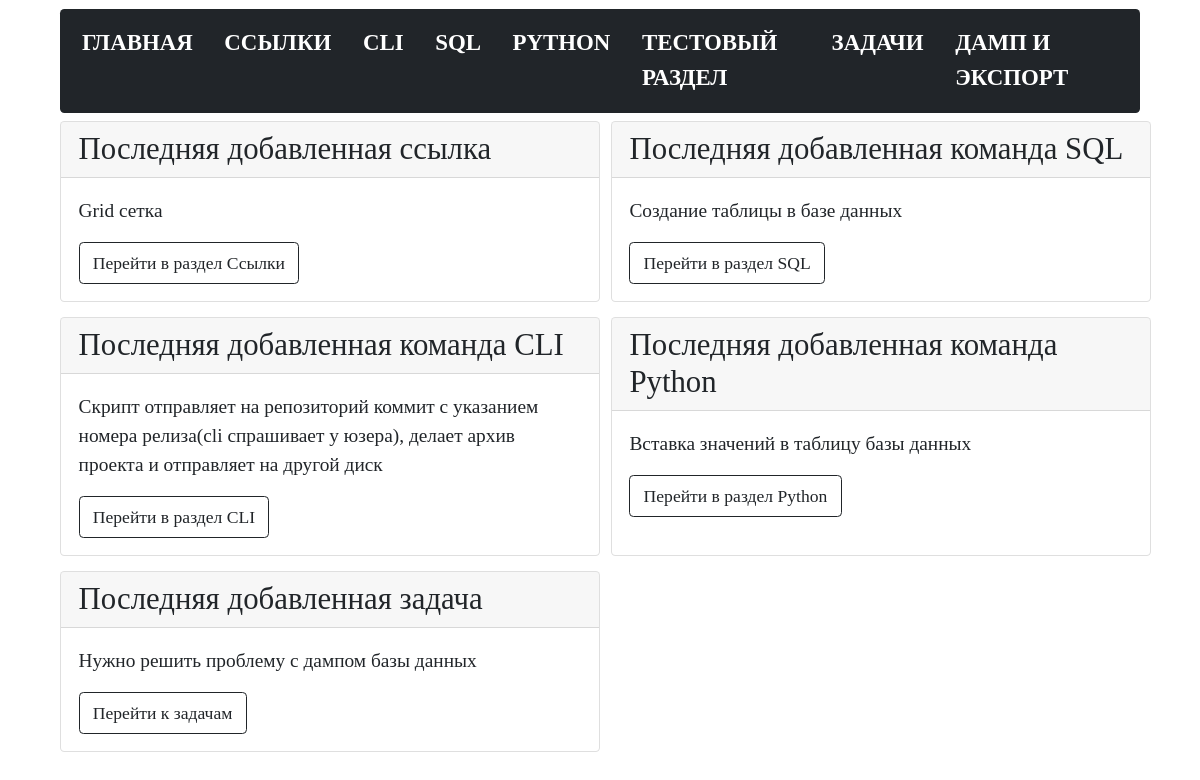
Before: / with the older database file.
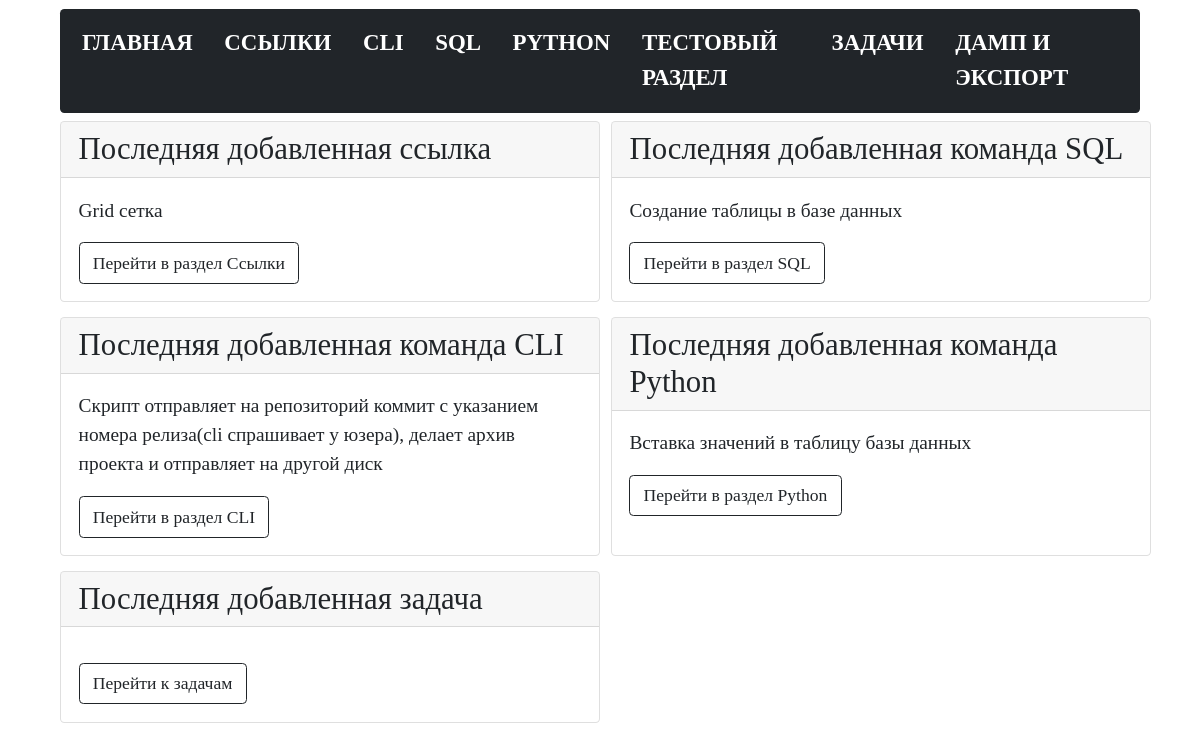
After: the same page with the newer database file.
### tables this page shows
CREATE TABLE tasks (
  task_id INTEGER PRIMARY KEY AUTOINCREMENT,
  task_name TEXT NOT NULL,
  task_description TEXT NOT NULL,
  task_status TEXT NOT NULL DEFAULT Новая
);

### modules/index.py (the view)
@bp.route("/")
def index():
    conn = connect.get_db_connection()
    last_links = conn.execute("SELECT * FROM links ORDER BY 1 DESC").fetchone()
    last_sql = conn.execute("SELECT * FROM sql ORDER BY 1 DESC").fetchone()
    last_bash = conn.execute("SELECT * FROM bash ORDER BY 1 DESC").fetchone()
    last_python = conn.execute("SELECT * FROM python ORDER BY 1 DESC").fetchone()
    last_task = conn.execute("SELECT * FROM tasks ORDER BY 1 DESC").fetchone()
    return flask.render_template("index.html",
                                 last_links=last_links,
                                 last_sql=last_sql,
                                 last_bash=last_bash,
                                 last_python=last_python,
                                 last_task=last_task,
                                 )

### modules/connect.py (called while the page is built)
def get_db_connection():
    db_path = os.path.join(BASE_DIR, '../database.db')
    conn = sqlite3.connect(db_path)
    conn.row_factory = sqlite3.Row
    return conn

### templates/index.html (shortened to what this page needs)
{% extends "base.html" %}
{% block content %}
{% include 'index_content.html' %}
{% endblock %}

### templates/index_content.html
<div class="container-index-page">
   <div class="card">
      <div class="card-header h3">Последняя добавленная ссылка</div>
      <div class="card-body">
         <p class="card-text">
            {{ last_links.links_name }}</p>
         <a href="{{ url_for('links_list_commands.links_list_commands') }}" class="btn btn-outline-dark">Перейти в раздел Ссылки</a>
      </div>
   </div>
   <div class="card">
      <div class="card-header h3">Последняя добавленная команда SQL</div>
      <div class="card-body">
         <p class="card-text">
            {{ last_sql.sql_name }}</p>
         <a href="{{ url_for('sql_list_commands.sql_list_commands') }}" class="btn btn-outline-dark">Перейти в раздел SQL</a>
      </div>
   </div>
   <div class="card">
      <div class="card-header h3">Последняя добавленная команда CLI</div>
      <div class="card-body">
         <p class="card-text">
            {{ last_bash.bash_name }}</p>
         <a href="{{ url_for('bash_list_commands.bash_list_commands') }}" class="btn btn-outline-dark">Перейти в раздел CLI</a>
      </div>
   </div>
   <div class="card">
      <div class="card-header h3">Последняя добавленная команда Python</div>
      <div class="card-body">
         <p class="card-text">
            {{ last_python.python_name }}</p>
         <a href="{{ url_for('python_list_commands.python_list_commands') }}" class="btn btn-outline-dark">Перейти в раздел Python</a>
      </div>
   </div>
   <div class="card">
      <div class="card-header h3">Последняя добавленная задача</div>
      <div class="card-body">
         <p class="card-text">
            {{ last_task.task_name }}</p>
         <a href="{{ url_for('tasks.tasks') }}" class="btn btn-outline-dark">Перейти к задачам</a>
      </div>
   </div>
   </div>

Changed rows visible on the page:
removed tasks: task_name "Нужно решить проблему с дампом базы данных"
